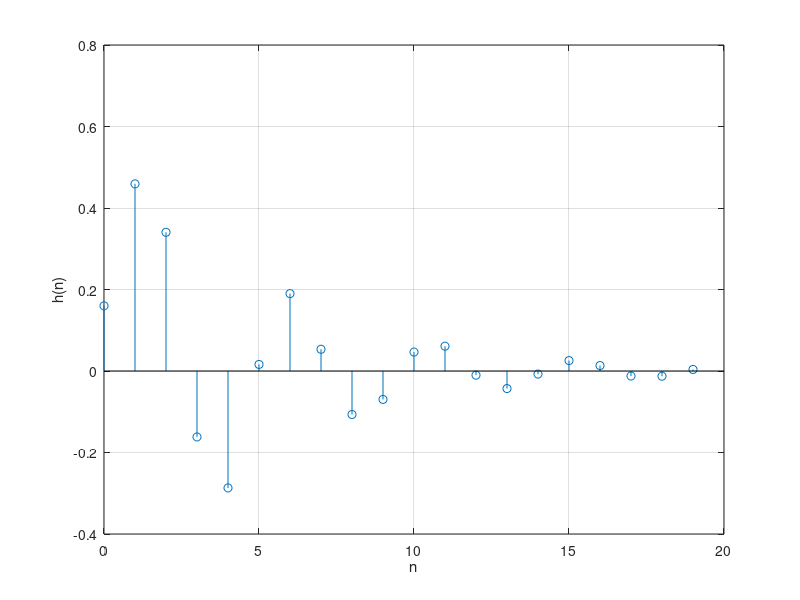
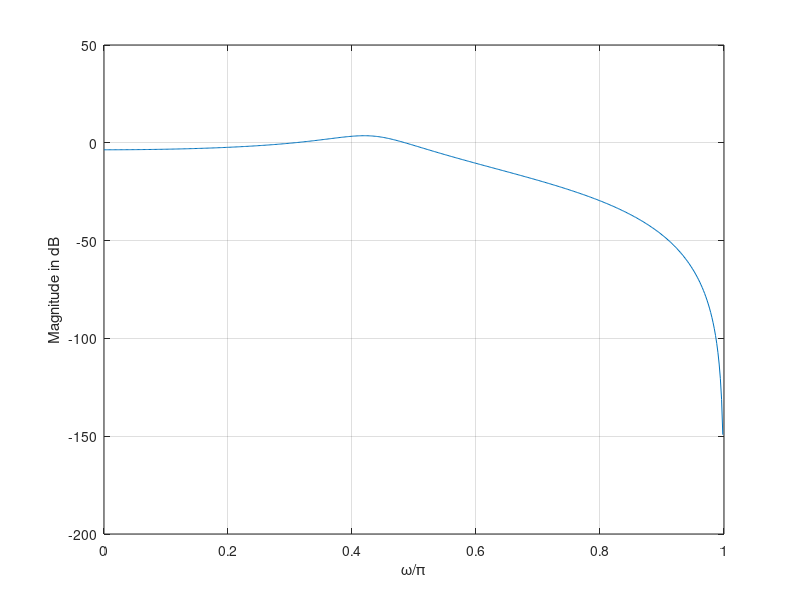

The MATLAB script that drew these images, in order: (Note: this script raises an error after producing the figures.)
%Problem 6.3 Discrete-Time Systems
clc;clear;close all;

n = 0:255;
delta = +(n==0);

%% Q1 
%filter coefficients
b = [0.16 0.48 0.48 0.16];
a = [1 0.13 0.5 0.3];

%impulse response
h = filter(b,a,delta);

%frequency reponse
[H,w] = freqz(b,a);
[phi,wp] = phasez(b,a,100);


%{
figure;
subplot(2,1,1);
stem(n(1:20),h(1:20));grid on;
xlabel('n');ylabel('h(n)');title('Impulse response');
subplot(2,1,2);
plot(w/pi,20*log10(abs(H)));grid on;
xlabel('\omega/\pi');ylabel('Magnitude in dB');title('Frequency response');
%subplot(3,1,3);
%plot(w/pi,phi);grid on;
%xlabel('\omega/\pi');ylabel('Phase');title('Frequency response');
ax = gca;ax.GridLineStyle = '--';
%}

figure;
stem(n(1:20),h(1:20));grid on;
xlabel('n');ylabel('h(n)');

figure;
plot(w/pi,20*log10(abs(H)));grid on;
xlabel('\omega/\pi');ylabel('Magnitude in dB');
%subplot(3,1,3);
%plot(w/pi,phi);grid on;
%xlabel('\omega/\pi');ylabel('Phase');title('Frequency response');
ax = gca;ax.GridLineStyle = '--';

%% Q2


k = 0:100;
wk = pi*k/100;
xk = zeros(length(n),101);
yk = zeros(length(n),101);
ym = zeros(length(n),101);

%generate test input signal
for i = 1:101
    xk(:,i) = cos(wk(i)*n);
    yk(:,i) = filter(b,a,xk(:,i));
    ym(31:end,i) = yk(31:end,i);%skip 30 samples
end

%{
Ym = fft(ym);
L = length(Ym);
Hm = max(abs(Ym)/L,[],1);
figure;
plot(Hm);
%}

xm = zeros(length(n),100);
for i = 1:100
    xm(:,i) = cos(wk(i)*n + phi(i));%phase-modified sinusoid
end

Hm_temp = ym(31:end,1:100)./xm(31:end,:);%quotient
Hm = sum(Hm_temp(31:end,:))/(length(n)-30);%mean of Hm_temp
figure;
plot(w/pi,20*log10(abs(H)),wp/pi,20*log10(Hm));grid on;
legend('Original','Measured');
xlabel('\omega/\pi');ylabel('Magnitude in dB');title('Frequency response');





